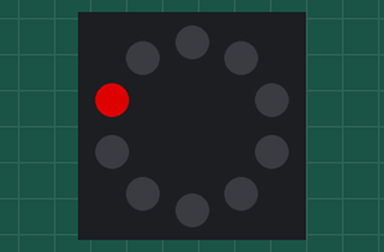
The program below on a simulated Circuit Playground running CircuitPython. Shown: the board's ring of 10 RGB LEDs (number 0 left of the top, counting anticlockwise). Dim RGB values are drawn brighter than linear.

Above: at 0.1 s.
At 1.1 s:
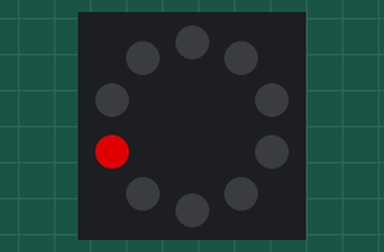
At 1.6 s:
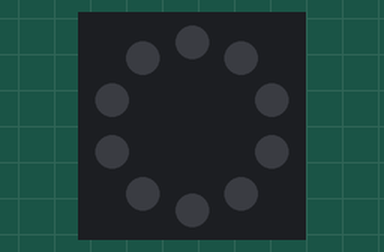

The program:

code.py
```python
import time
from adafruit_circuitplayground import cp

cp.pixels.brightness = 0.6 # 0.0 to 1.0
light_color = ( 255, 0, 0 ) #( red, green, blue ) each 0-255
OFF = ( 0, 0, 0 )

while True:
    # Blink pixel 1
    cp.pixels[ 1 ] = light_color
    time.sleep( 0.5 )
    cp.pixels[ 1 ] = OFF
    time.sleep( 0.5 )

    # Blink pixel 2
    cp.pixels[ 2 ] = light_color
    time.sleep( 0.5 )
    cp.pixels[ 2 ] = OFF
    time.sleep( 0.5 )
```

Measured:
- by itself, everything shown: repeats every 2.0 s, in 4 steps
- what the display in image 1 shows lasts 0.5 s, from 1.0 s to 1.5 s
